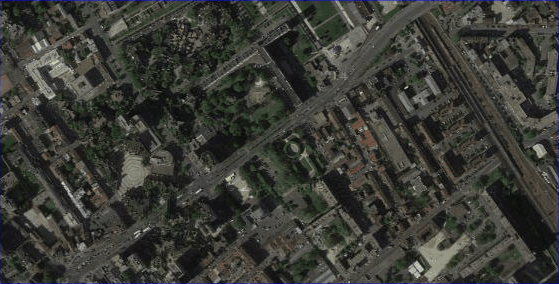
#> input picture Ex3/SatIvry.png, 559 x 284 px
$ python test.py
#> lines starting #> are read from the running program, lines starting #| are printed output that depends on the picture

import matplotlib.pyplot as plt
img = plt.imread("SatIvry.png")
#> img is the input picture: shape (284, 559, 4) float32; mean R, G, B, A 0.229, 0.233, 0.211, 1
fig, ax = plt.subplots()
x = range(300)
ax.imshow(img, extent=[0, 400, 0, 300])
ax.plot(x, x, '--', linewidth=5, color='firebrick')
plt.show()
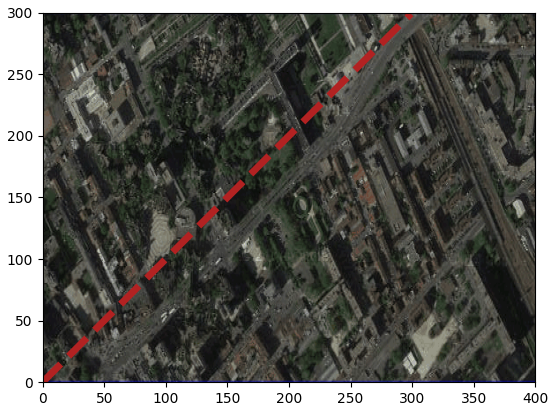
#> figure drawn by matplotlib, 1 panel
